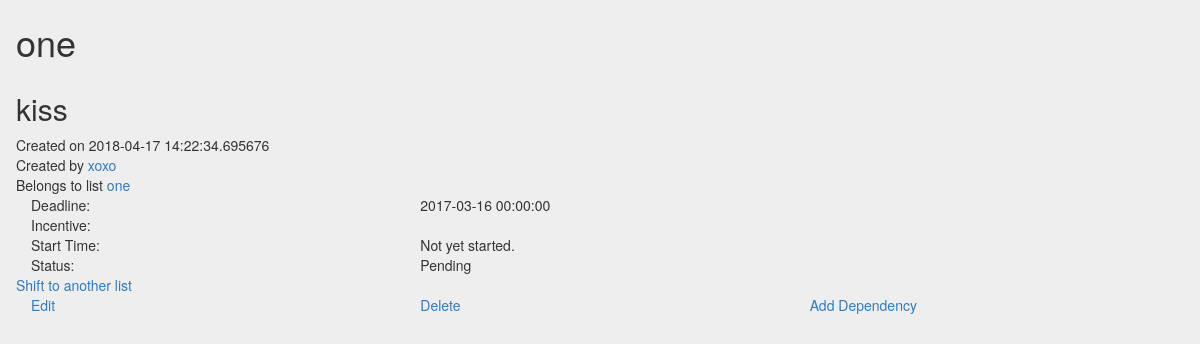
The app's page /xoxo/list/1/task/1 (signed in) with its own data.
### models.py (models this page shows, shortened)
class Task(db.Model):
    __tablename__ = 'task-table'
    id = db.Column('task_id', db.Integer, primary_key=True, autoincrement=True)
    create_time = db.Column('create_time', db.DateTime,
                            default=datetime.utcnow)
    start_time = db.Column('start_time', db.DateTime)
    end_time = db.Column('end_time', db.DateTime)
    deadline = db.Column('deadline', db.DateTime, nullable=False)
    user_id = db.Column('user_id', db.Integer, db.ForeignKey(
        'user', ondelete='CASCADE'), nullable=False)
    name = db.Column('name', db.String(100), nullable=False)
    description = db.Column('description', db.String(200))
    status = db.Column('status', db.Enum(
        *['Pending', 'Ongoing', 'Completed']), nullable=False, default='Pending')
    priority = db.Column('priority', db.Boolean, nullable=False, default=False)
    relpriority =  db.Column('relpriority', db.Integer)
    incentive = db.Column('incentive', db.String(200))
    consequences = db.Column('consequences', db.String(200))
    list_id = db.Column('list_id', db.Integer, db.ForeignKey('list.list_id', ondelete='CASCADE'), nullable=False)
    dependent = db.relationship(
    'Task', secondary=dependent_tasks,
    primaryjoin=(dependent_tasks.c.task_id == id),
    secondaryjoin=(dependent_tasks.c.dependent_id == id),
    backref=db.backref('dependent_tasks', lazy='dynamic'), lazy='dynamic')

class User(UserMixin, db.Model):
    id = db.Column('user_id', db.Integer, primary_key=True, autoincrement=True)
    username = db.Column('username', db.String(64), unique=True, nullable=False)
    name = db.Column('name', db.String(120), unique=False, nullable=False)
    dob = db.Column('date_of_birth', db.DateTime, nullable=False)
    email = db.Column('email', db.String(64), nullable=False, unique=True)
    registration_time = db.Column('registration_time',db.DateTime, default=datetime.utcnow)
    password_hash = db.Column('password_hash',db.String(80), nullable=False)
    remember_me = db.Column('remember_me', db.Boolean, unique=False, default=False)
    profile_picture_filename = db.Column('profile_picture_filename', db.String(64))
    profile_picture_url = db.Column('profile_picture_url', db.String(64))
    followed = db.relationship(
    'User', secondary=followers,
    primaryjoin=(followers.c.follower_id == id),
    secondaryjoin=(followers.c.followed_id == id),
    backref=db.backref('followers', lazy='dynamic'), lazy='dynamic')
    tasks = db.relationship(
        'Task',
        backref=db.backref('user', lazy='joined'),
        cascade="all, delete-orphan",
        passive_deletes=True
    )
    lists = db.relationship(
        'List',
        backref=db.backref('user', lazy='joined'),
        cascade="all, delete-orphan",
        passive_deletes=True
    )
    comments = db.relationship(
        'Comment',
        backref= db.backref('user', lazy='joined'),
        cascade="all, delete-orphan",
        passive_deletes=True
    )

class List(db.Model):
    id = db.Column('list_id', db.Integer, primary_key=True, autoincrement=True)
    create_time = db.Column('create_time', db.DateTime, default=datetime.utcnow)
    user_id = db.Column('user_id', db.Integer, db.ForeignKey('user', ondelete='CASCADE'), nullable=False)
    name = db.Column('name', db.String(100), nullable=False)
    description = db.Column('description', db.String(200))
    tasks = db.relationship(
            'Task',
            backref= db.backref('list', lazy='joined'),
            cascade="all, delete-orphan",
            passive_deletes=True
        )
    comments = db.relationship(
            'Comment',
            backref= db.backref('list', lazy='joined'),
            cascade="all, delete-orphan",
            passive_deletes=True
        )
    all_users = db.relationship(
    'User', secondary=shared_lists,
    backref=db.backref('all_lists', lazy='dynamic'), lazy='dynamic')

### api/add_task.py (the view)
@task_blueprint.route('/<user_name>/list/<list_id>/task/<task_id>',methods=['POST','GET'])
@login_required
def show_task(user_name,task_id,list_id):
    list=List.query.get(list_id)
    userid=User.query.filter(User.username==user_name).first().id
    owner=User.query.get(list.user_id)
    is_owner = False
    if list.user_id == userid:
        is_owner = True
    return render_template('showtask.html',is_owner=is_owner,owner=owner,list=list,list_id=list_id,user=User.query.get(userid),task=Task.query.get(task_id),task_id=task_id)

### app.py (called while the page is built)
@login_manager.user_loader
def load_user(user_id):
    return User.query.get(int(user_id))

### models.py (called while the page is built)
@event.listens_for(engine.Engine, 'connect')
def __set_sqlite_pragma(db_conn, conn_record):
    cursor = db_conn.cursor()
    cursor.execute('PRAGMA foreign_keys=ON;')
    cursor.close()

### templates/showtask.html
{% extends 'base.html' %}
{% block content %}
<div class="row"><h1>{{task.name}}</h1></div>
<div class="row"><h2>{{task.description}}</h2></div>
<div class="row">Created on {{task.create_time}}</div>
<div class="row">Created by <a href="/{{user.username}}/friend_profile/{{owner.username}}">{{owner.name}}</a></div>
<div class="row">Belongs to list <a href="/{{user.username}}/list/{{list.id}}">{{list.name}}</a></div>
<div class="row">
	<div class="col-sm-4">Deadline:</div><div class="col-sm-4">{{task.deadline}}</div>
</div>
<div class="row">
	<div class="col-sm-4">Incentive:</div><div class="col-sm-4">{{task.incentive}}</div>
</div>
<div class="row">
	<div class="col-sm-4">Start Time:</div>
	<div class="col-sm-4">
		{% if task.start_time %}
		{{task.start_time}}
		{% else %}
		Not yet started.
		{% endif %}
	</div>
</div>
<div class="row">
	<div class="col-sm-4">Status:</div><div class="col-sm-4">{{task.status}}</div>
</div>
{% if is_owner %}
<div class="row">
	<a href="/{{user.username}}/list/{{list.id}}/task/{{task.id}}/shift_lists">Shift to another list</a>
</div>
<div class="row">
	<div class="col-sm-4"><a href="/{{user.username}}/list/{{list.id}}/task/{{task.id}}/edit">Edit</a></div>
	<div class="col-sm-4"><a href="/{{user.username}}/list/{{list.id}}/task/{{task.id}}/delete">Delete</a></div>
	<div class="col-sm-4"><a href="/{{user.username}}/list/{{list.id}}/task/{{task.id}}/dependency">Add Dependency</a></div>
</div>
{% endif %}
{% endblock %}

### templates/base.html (style rules this page uses)
body { background: #eee; }

### records on screen
Task: name "one", description "kiss", create_time "2018-04-17 14:22:34.695676", deadline "2017-03-16 00:00:00", status "Pending"
User: name "xoxo"
List: name "one"
